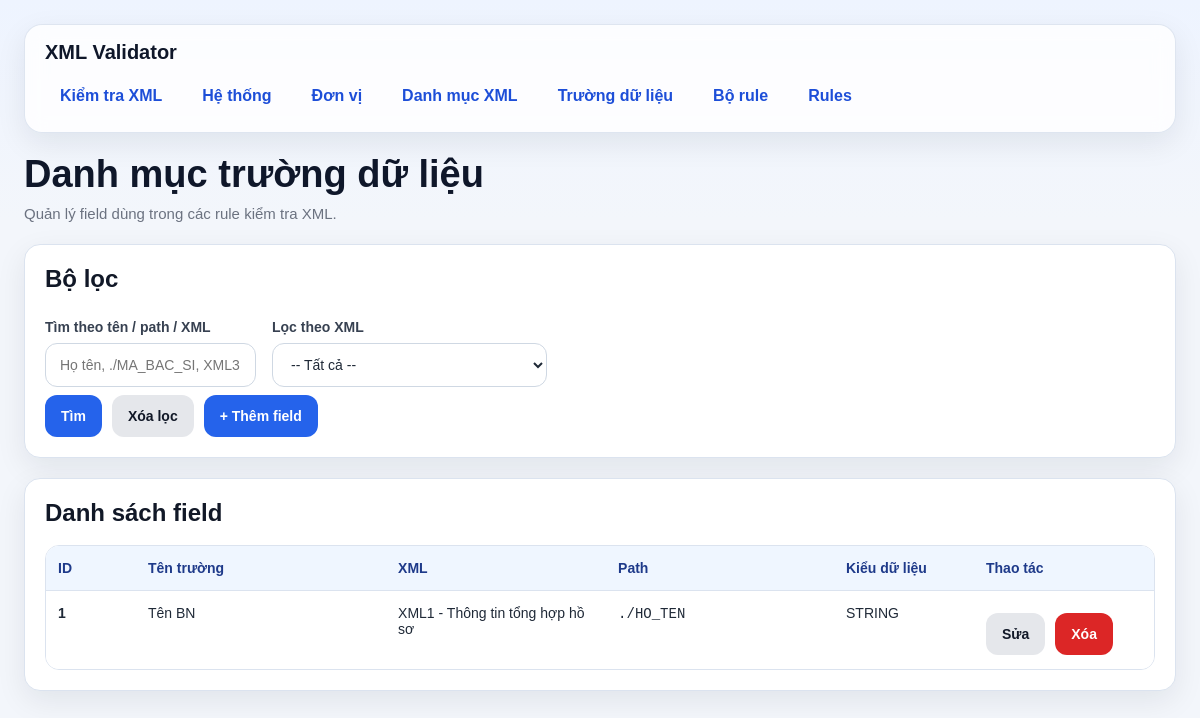
The app's page /fields/ with its own data.
### models/field_model.py (models this page shows, shortened)
class DanhMucTruongDuLieu(db.Model):
    __tablename__ = "danh_muc_truong_du_lieu"
    id = db.Column(db.Integer, primary_key=True)
    ten_truong = db.Column(db.String(255), nullable=False)
    xml_id = db.Column(db.Integer, db.ForeignKey("danh_muc_xml.id"), nullable=False)
    xml_path = db.Column(db.String(500), nullable=False)  # path bên trong từng phần tử của list
    data_type = db.Column(db.String(50), nullable=False, default="STRING")
    xml = db.relationship("DanhMucXml", backref="fields")

### models/xml_model.py (models this page shows, shortened)
class DanhMucXml(db.Model):
    __tablename__ = "danh_muc_xml"
    id = db.Column(db.Integer, primary_key=True)
    ma_xml = db.Column(db.String(50), nullable=False, unique=True)   # XML1, XML2, XML3
    ten_xml = db.Column(db.String(255), nullable=False)
    list_path = db.Column(db.String(500), nullable=False)            # path tính từ NOIDUNGFILE

### routes/field_routes.py (the view, shortened to what this page needs)
@field_bp.route("/", methods=["GET"])
def list_fields():
    keyword = (request.args.get("keyword") or "").strip()
    xml_id = (request.args.get("xml_id") or "").strip()
    query = DanhMucTruongDuLieu.query.join(DanhMucXml)
    if xml_id:
        query = query.filter(DanhMucTruongDuLieu.xml_id == int(xml_id))
    fields = query.order_by(DanhMucTruongDuLieu.id.asc()).all()
    xmls = DanhMucXml.query.order_by(DanhMucXml.id.asc()).all()
    return render_template(
        "fields.html",
        fields=fields,
        xmls=xmls,
        keyword=keyword,
        xml_id=xml_id
    )

### templates/fields.html (shortened to what this page needs)
{% extends "base.html" %}
{% block content %}
<div class="page-header">
    <h1 class="page-title">Danh mục trường dữ liệu</h1>
    <div class="page-subtitle">Quản lý field dùng trong các rule kiểm tra XML.</div>
</div>
<div class="card">
    <h2 class="card-title">Bộ lọc</h2>
    <form method="GET">
        <div class="grid">
            <div class="col-6">
                <label>Tìm theo tên / path / XML</label>
                <input type="text" name="keyword" value="{{ keyword }}" placeholder="Họ tên, ./MA_BAC_SI, XML3...">
            </div>
            <div class="col-6">
                <label>Lọc theo XML</label>
                <select name="xml_id">
                    <option value="">-- Tất cả --</option>
                </select>
            </div>
        </div>
        <div class="actions">
            <button type="submit" class="btn btn-primary">Tìm</button>
            <a href="/fields" class="btn btn-secondary">Xóa lọc</a>
            <a href="/fields/create" class="btn btn-primary">+ Thêm field</a>
        </div>
    </form>
</div>
<div class="card">
    <h2 class="card-title">Danh sách field</h2>
    {% if fields %}
        <div class="table-wrap">
            <table>
                <thead>
                    <tr>
                        <th style="width: 90px;">ID</th>
                        <th>Tên trường</th>
                        <th style="width: 220px;">XML</th>
                        <th>Path</th>
                        <th style="width: 140px;">Kiểu dữ liệu</th>
                        <th style="width: 180px;">Thao tác</th>
                    </tr>
                </thead>
                <tbody>
                    {% for f in fields %}
                    <tr>
                        <td><strong>{{ f.id }}</strong></td>
                        <td>{{ f.ten_truong }}</td>
                        <td>{{ f.xml.ma_xml }} - {{ f.xml.ten_xml }}</td>
                        <td><code>{{ f.xml_path }}</code></td>
                        <td>{{ f.data_type }}</td>
                        <td>
                            <div class="actions">
                                <a class="btn btn-secondary" href="/fields/{{ f.id }}/edit">Sửa</a>
                                <form class="inline" method="POST" action="/fields/{{ f.id }}/delete" onsubmit="return confirm('Xóa field này?');">
                                    <button class="btn btn-danger" type="submit">Xóa</button>
                                </form>
                            </div>
                        </td>
                    </tr>
                    {% endfor %}
                </tbody>
            </table>
        </div>
    {% else %}
        <div class="empty-state">Chưa có dữ liệu field.</div>
    {% endif %}
</div>
{% endblock %}

### templates/base.html (style rules this page uses)
* { box-sizing: border-box; }
:root { --bg: #f3f6fb; --card: #ffffff; --card-soft: #f8fafc; --border: #dbe3ef; --text: #1f2937; --muted: #6b7280; --primary: #2563eb; --primary-hover: #1d4ed8; --danger: #dc2626; --danger-hover: #b91c1c; --success-bg: #dcfce7; --success-text: #166534; --warning-bg: #fef3c7; --warning-text: #92400e; --error-bg: #fee2e2; --error-text: #991b1b; --shadow: 0 10px 30px rgba(15, 23, 42, 0.08); --radius: 16px; }
body { margin: 0; font-family: Arial, Helvetica, sans-serif; background: linear-gradient(180deg, #eef4ff 0%, var(--bg) 220px); color: var(--text); }
.page-header { margin-bottom: 22px; }
.page-title { margin: 0; font-size: 38px; line-height: 1.15; color: #0f172a; }
.page-subtitle { margin-top: 8px; color: var(--muted); font-size: 15px; }
.card { background: var(--card); border: 1px solid var(--border); border-radius: var(--radius); box-shadow: var(--shadow); padding: 20px; margin-bottom: 20px; }
.card-title { margin: 0 0 18px 0; font-size: 24px; font-weight: 700; color: #111827; }
.grid { display: flex; grid-template-columns: repeat(12, 1fr); gap: 16px; }
.col-6 { grid-column: span 6; }
label { display: block; font-size: 14px; font-weight: 700; margin-bottom: 8px; margin-top: 8px; color: #374151; }
input[type="text"], input[type="date"], input[type="file"], input[type="password"], select, textarea { width: 100%; min-height: 44px; border: 1px solid #cfd8e3; border-radius: 12px; padding: 10px 14px; font-size: 14px; background: #fff; color: var(--text); outline: none; transition: border-color 0.2s, box-shadow 0.2s; }
.actions { display: flex; flex-wrap: wrap; gap: 10px; margin-top: 8px; }
.btn, button { border: none; min-height: 42px; padding: 10px 16px; border-radius: 12px; cursor: pointer; font-weight: 700; font-size: 14px; text-decoration: none; display: inline-flex; align-items: center; justify-content: center; transition: 0.2s ease; }
.btn-primary { background: var(--primary); color: white; }
.btn-secondary { background: #e5e7eb; color: #111827; }
.btn-danger { background: var(--danger); color: white; }
.table-wrap { overflow-x: auto; border: 1px solid var(--border); border-radius: 14px; }
table { width: 100%; border-collapse: collapse; background: white; }
th { background: #eff6ff; color: #1e3a8a; font-size: 14px; font-weight: 700; text-align: left; padding: 14px 12px; border-bottom: 1px solid var(--border); }
td { padding: 14px 12px; border-bottom: 1px solid #e5e7eb; vertical-align: top; font-size: 14px; }
tbody tr:last-child td { border-bottom: none; }

### records on screen
DanhMucTruongDuLieu: id "1", ten_truong "Tên BN", xml.ma_xml "XML1", xml.ten_xml "Thông tin tổng hợp hồ sơ", xml_path "./HO_TEN", data_type "STRING"
